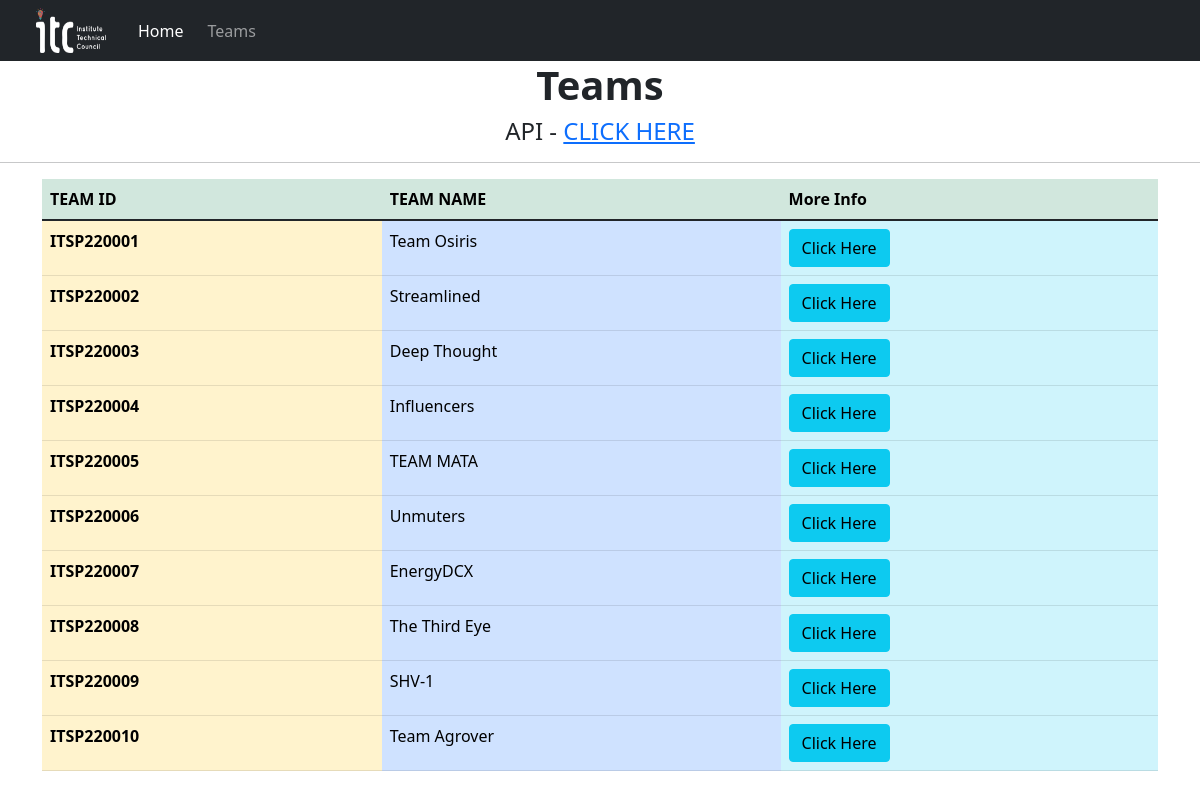
The page / on the database its author committed.
### ITSP/models.py (models this page shows, shortened)
class Team(models.Model):
    Team_name = models.CharField(max_length=50)
    Team_id = models.CharField(primary_key=True, editable=True, max_length=10)
    member1 = models.CharField(max_length=50,null=True)
    member2 = models.CharField(max_length=50,default="NA")
    member3 = models.CharField(max_length=50,default="NA")
    member4 = models.CharField(max_length=50,default="NA")
    Team_info = models.URLField(max_length=200,null=True)

### ITSP/views.py (the view)
# urls.py: path('', views.index,name="index"),
def index(request):
    teams = Team.objects.all()
    return render(request=request, template_name="index.html", context={'teams':teams})

### templates/index.html (shortened to what this page needs)
{% extends 'base.html' %}
{% block homenav %}
<li class="nav-item">
  <a class="nav-link active" aria-current="page" href="#">Home</a>
</li>
<li class="nav-item">
  <a class="nav-link mx-2" href="#">Teams</a>
</li>
{% endblock homenav %}
{% block body %}
<div>
  <h1 class="text-center"><b>Teams</b></h1>
  <h4 class="text-center">API - <a href="/API">CLICK HERE</a></h4>
  <hr>
<div class="container">
  <table class="table">
    <thead class="table-success">
      <tr>
        <th scope="col">TEAM ID</th>
        <th scope="col">TEAM NAME</th>
        <th scope="col">More Info</th>
      </tr>
    </thead>
    <tbody>
      {% for team in teams %}
      <tr>
        <th scope="row" class="table-warning">{{team.Team_id}}</th>
        <td class="table-primary">{{team.Team_name}}</td>
        <td class="table-info"><a class="btn btn-info" href="/{{team.Team_id}}" role="button">Click Here</a></td>
      </tr>
      {% endfor %}
    </tbody>
  </table>
</div>
</div>
{% endblock body %}

### templates/base.html (shortened to what this page needs)
<!doctype html>
<html lang="en">
  <head>
    <link href="https://cdn.jsdelivr.net/npm/bootstrap@5.1.3/dist/css/bootstrap.min.css" rel="stylesheet">
  </head>
  <body>
    {% load static %}
    <nav class="navbar navbar-expand-lg navbar-dark bg-dark sticky-top">
      <div class="container-fluid">
        <img src="/static/ITClogoWhite.png" alt="Image Load Error" width="70" height="45" class="mx-4">
        <div class="collapse navbar-collapse" id="navbarSupportedContent">
          <ul class="navbar-nav me-auto mb-2 mb-lg-0">
            {% block homenav %} {% endblock homenav %}
          </ul>
        </div>
      </div>
    </nav>
    {% block body %}{% endblock body %}
  </body>
</html>

### rows shown on the page
Team: Team_id "ITSP220001", Team_name "Team Osiris"
Team: Team_id "ITSP220002", Team_name "Streamlined"
Team: Team_id "ITSP220003", Team_name "Deep Thought"
Team: Team_id "ITSP220004", Team_name "Influencers"
Team: Team_id "ITSP220005", Team_name "TEAM MATA"
Team: Team_id "ITSP220006", Team_name "Unmuters"
Team: Team_id "ITSP220007", Team_name "EnergyDCX"
Team: Team_id "ITSP220008", Team_name "The Third Eye"
Team: Team_id "ITSP220009", Team_name "SHV-1"
Team: Team_id "ITSP220010", Team_name "Team Agrover"
